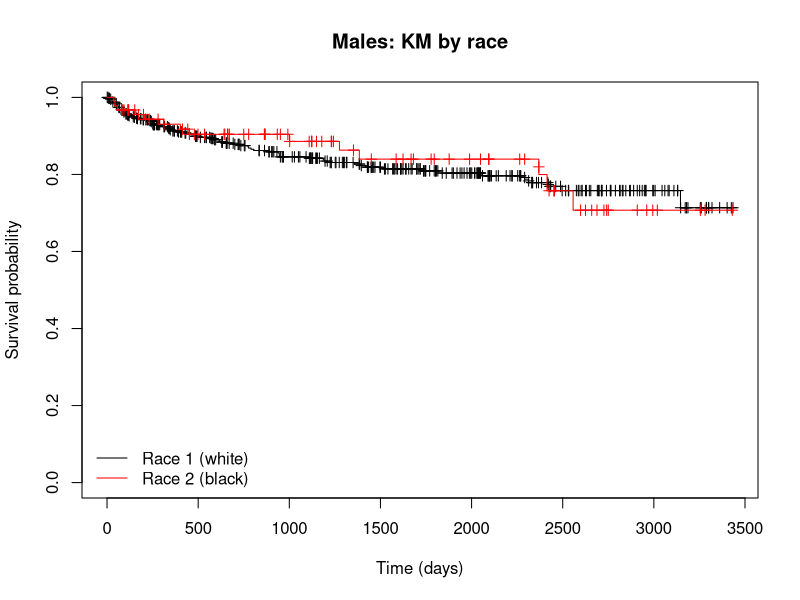
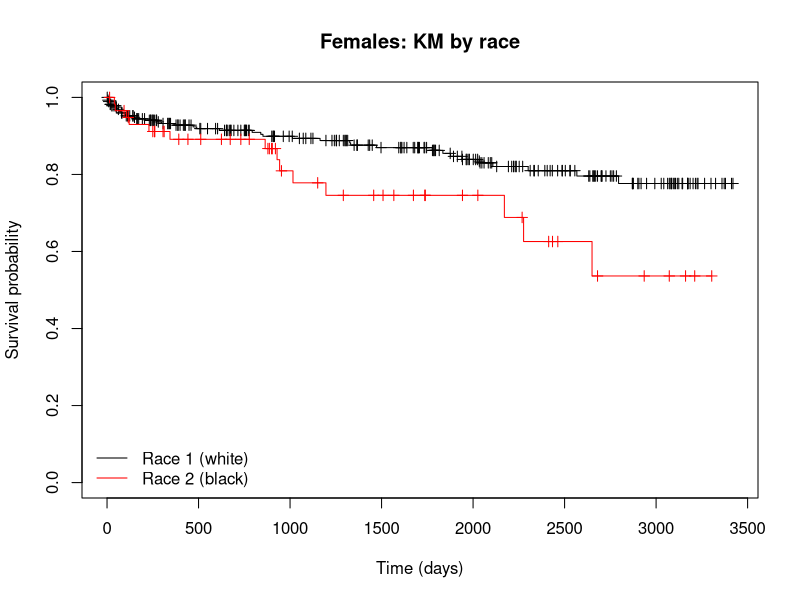

The R script that drew these images, in order:
## ---- chunk 1
knitr::opts_chunk$set(echo = TRUE, message = FALSE, warning = FALSE,
                      fig.width = 6, fig.height = 4)
library(survival)
library(KMsurv)
## ---- chunk 2
data(kidtran)
str(kidtran)
male   <- subset(kidtran, gender == 1)
female <- subset(kidtran, gender == 2)
## ---- chunk 3
fit_m <- survfit(Surv(time, delta) ~ race, data = male)
plot(fit_m, mark.time = TRUE, lty = 1, col = c("black", "red"),
     xlab = "Time (days)", ylab = "Survival probability",
     main = "Males: KM by race")
legend("bottomleft", c("Race 1 (white)", "Race 2 (black)"),
       lty = 1, col = c("black", "red"), bty = "n")
## ---- chunk 4
survdiff(Surv(time, delta) ~ race, data = male)
## ---- chunk 5
fit_f <- survfit(Surv(time, delta) ~ race, data = female)
plot(fit_f, mark.time = TRUE, lty = 1, col = c("black", "red"),
     xlab = "Time (days)", ylab = "Survival probability",
     main = "Females: KM by race")
legend("bottomleft", c("Race 1 (white)", "Race 2 (black)"),
       lty = 1, col = c("black", "red"), bty = "n")
## ---- chunk 6
survdiff(Surv(time, delta) ~ race, data = female)
## ---- chunk 7
data(larynx)
larynx$Z1 <- as.numeric(larynx$stage == 2)  # stage II indicator
larynx$Z2 <- as.numeric(larynx$stage == 3)  # stage III indicator
larynx$Z3 <- as.numeric(larynx$stage == 4)  # stage IV indicator
larynx$Z4 <- larynx$age

fit <- coxph(Surv(time, delta) ~ Z1 + Z2 + Z3 + Z4 + Z1:Z4,
             data = larynx, ties = "breslow")
summary(fit)
## ---- chunk 8
b1  <- coef(fit)["Z1"]
b14 <- coef(fit)["Z1:Z4"]
logRR <- b1 + 50 * b14
RR    <- exp(logRR)
c(logRR = unname(logRR), RR = unname(RR))
